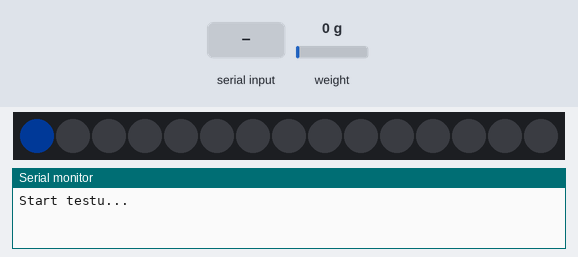
Simulated run of this sketch. Board: ESP32. Parts: 15 RGB LEDs in strip order, left to right, the last lines printed to the serial monitor. Inputs (shaded band) come from the test bench; at power-on: weight on the scale 0 g. Dim RGB values are drawn brighter than linear.

Above: at 1.6 s.
At 2.0 s:
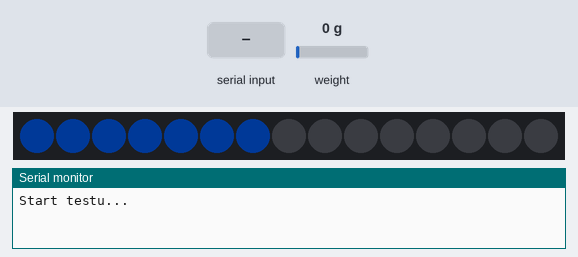
At 5.9 s:
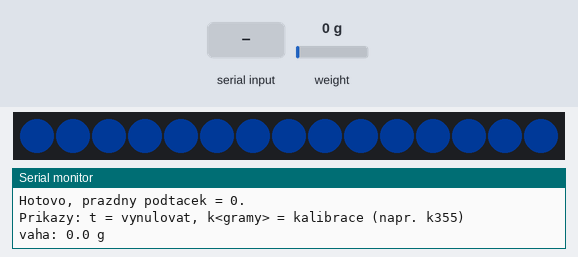
6.0 s: "t90\n" received over Serial
Timing chart, 0 to 9.0 s (numbered marks = the images above; inputs shaded):
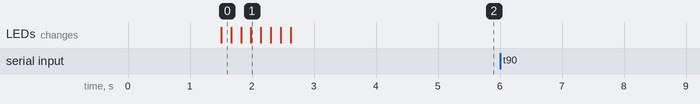

The sketch:

test_kalibrace.ino
```cpp
// Chytrý podtácek – test zapojení a kalibrace váhy
// 1) po startu se postupně rozsvítí LEDky (test pásku)
// 2) v Serial Monitoru (115200) se každou chvíli vypíše váha
// 3) příkazy do Serial Monitoru:  t = vynulovat,  k355 = kalibrace se závažím 355 g

#include "HX711.h"
#include <Adafruit_NeoPixel.h>

const int PIN_DT   = 4;   // HX711 DT
const int PIN_SCK  = 5;   // HX711 SCK
const int PIN_LED  = 3;   // DIN LED pásku
const int NUM_LEDS = 15;  // kolik LED máš na pásku (14 nebo 15)

HX711 scale;
Adafruit_NeoPixel strip(NUM_LEDS, PIN_LED, NEO_GRB + NEO_KHZ800);
float factor = 1.0;       // před kalibrací ukazuje "g" jen surová čísla

void setup() {
  Serial.begin(115200);
  delay(1500);
  Serial.println("Start testu...");

  strip.begin();
  strip.setBrightness(40);                      // nízký jas, šetří USB
  for (int i = 0; i < NUM_LEDS; i++) {          // LEDky se rozsvítí jedna po druhé
    strip.setPixelColor(i, strip.Color(0, 60, 150));
    strip.show();
    delay(80);
  }

  scale.begin(PIN_DT, PIN_SCK);
  if (!scale.wait_ready_timeout(2000)) {
    Serial.println("HX711 neodpovida – zkontroluj drate VCC, GND, DT, SCK");
  }
  scale.set_scale(factor);
  scale.tare(20);                               // podtácek musí být při startu prázdný
  Serial.println("Hotovo, prazdny podtacek = 0.");
  Serial.println("Prikazy: t = vynulovat, k<gramy> = kalibrace (napr. k355)");
}

void loop() {
  if (Serial.available()) {
    char c = Serial.read();
    if (c == 't') {
      scale.tare(20);
      Serial.println("Vynulovano.");
    } else if (c == 'k') {
      float grams = Serial.parseFloat();
      if (grams > 0) {
        float raw = scale.get_value(20);
        factor = raw / grams;
        scale.set_scale(factor);
        Serial.printf("SCALE = %.4f   <- tohle cislo posli Claudovi\n", factor);
      }
    }
  }

  if (scale.wait_ready_timeout(500)) {
    Serial.printf("vaha: %.1f g\n", scale.get_units(5));
  }
  delay(300);
}
```
